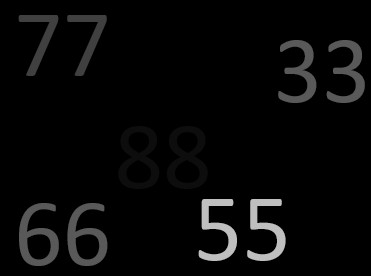
#> input picture week5/numbers.jpg, 371 x 276 px
$ python p2.py
#> lines starting #> are read from the running program, lines starting #| are printed output that depends on the picture; after the words box and inside, x2 and y2 are one past the last pixel; in counts of white or black regions, pixels touching at a corner belong together
import cv2
import numpy as np

img = cv2.imread("numbers.jpg")
#> img is the input picture: shape (276, 371, 3); min 0, max 204, mean 8.6
img1 = cv2.imread("number.jpg")
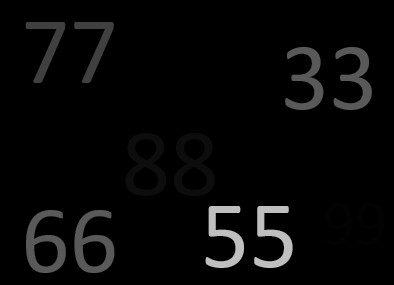
#> input picture week5/number.jpg, 394 x 285 px
#> img1 is the input picture: shape (285, 394, 3); min 0, max 203, mean 7.8
maxval = 255

ret, dst1 = cv2.threshold(img, 127, maxval, cv2.THRESH_BINARY)
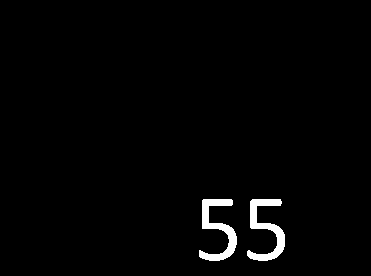
#> dst1: shape (276, 371, 3); 1.8% white; 2 white regions, box (x1, y1, x2, y2) and area: (199, 199, 237, 261) 931, (247, 199, 285, 261) 929
ret, dst2 = cv2.threshold(img, 10, maxval, cv2.THRESH_BINARY)
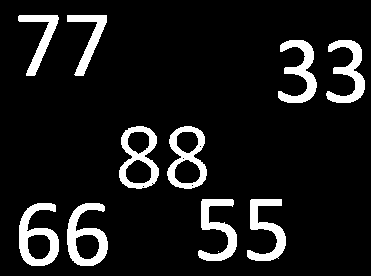
#> dst2: shape (276, 371, 3); 10.2% white; 11 white regions (1 under 20 px), largest, box (x1, y1, x2, y2) and area: (67, 203, 108, 266) 1234, (19, 203, 59, 266) 1222, (278, 40, 317, 103) 1085
ret, dst3 = cv2.threshold(img1, 2, maxval, cv2.THRESH_BINARY_INV)
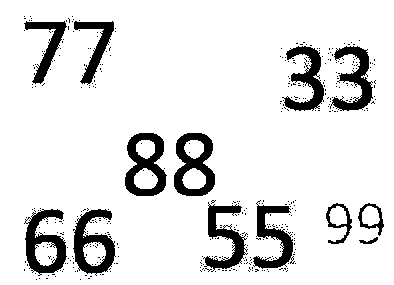
#> dst3: shape (285, 394, 3); 88.3% white; 420 black regions (407 under 20 px), largest, box (x1, y1, x2, y2) and area: (125, 133, 167, 196) 1398, (174, 133, 215, 196) 1395, (24, 209, 67, 276) 1347
ret, dst4 = cv2.threshold(img1, 2, maxval, cv2.THRESH_BINARY)

cv2.imshow("src", img)
cv2.imshow("dst1", dst1)
cv2.imshow("dst2", dst2)
cv2.imshow("dst3", dst3)
cv2.imshow("dst4", dst4)

cv2.waitKey()
cv2.destroyAllWindows()
